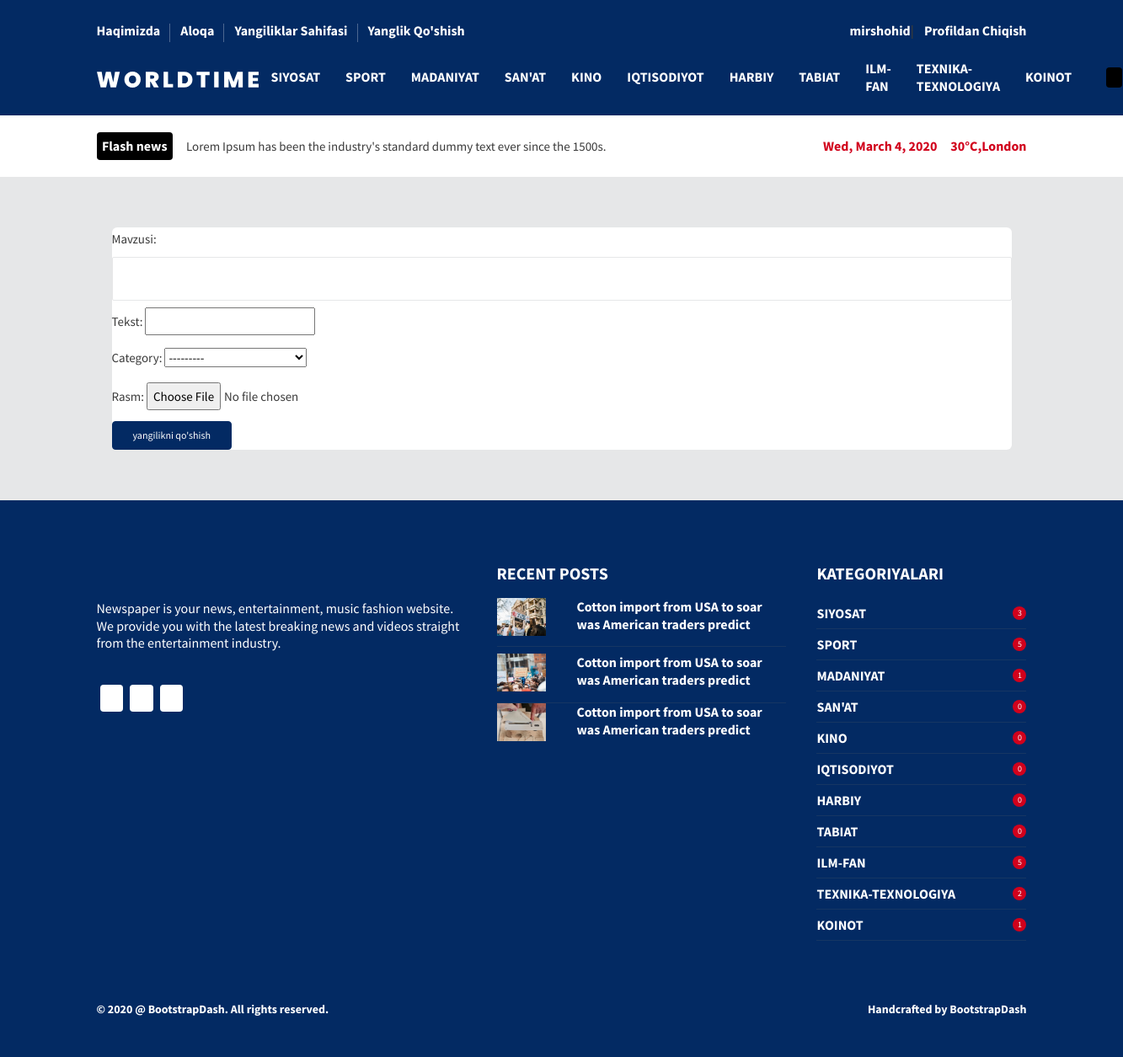
The app's page /bosh-sahifa/news/qoshish/ (signed in) with its own data.
### bosh_sahifa/models.py (models this page shows)
class Category(models.Model):
    nomi = models.CharField(max_length=30)
    parent = models.ForeignKey('Category', on_delete=models.CASCADE, null=True, blank=True)
    class Meta:
        verbose_name = 'kategoriya'
        verbose_name_plural = 'kategoriyalar'
    def get_absolute_url(self):
        return reverse('kategoriya', kwargs={'pk':self.pk})
    def __str__(self):
        return self.nomi

### yangiliklar_ilovasi/views.py (the view)
# urls.py: path('qoshish/', Get_name.as_view(), name='qoshish'),
class Get_name(LoginRequiredMixin, CreateView):
    template_name = 'pages/qoshish.html'
    form_class = NewsForm
    success_url = '/bosh-sahifa/news/'
    raise_exception = True

### bosh_sahifa/forms.py
class NewsForm(ModelForm):
    tekst = forms.CharField(widget=CKEditorUploadingWidget())
    class Meta:
        model = News
        fields = '__all__'
        widgets = {
            'mavzu': TextInput(attrs={'class': 'form-control'}),
            'rasm': FileInput(attrs={'class': 'input-image-control'}),
        }

### yangiliklar_ilovasi/templatetags/new_tags.py (called while the page is built)
@register.simple_tag()
def teglar():
    return  Category.objects.all()

@register.simple_tag()
def tags():
    return Category.objects.annotate(sana=Count('news'))

### yangiliklar_ilovasi/templates/pages/qoshish.html (shortened to what this page needs)
{% extends 'pages/shablon.html' %}
{% load static %}
{% block content %}
<form action="{% url 'qoshish' %}" method="post" enctype="multipart/form-data">
    {{form.as_p}}
    <button type="submit" class="btn btn-primary"> yangilikni qo'shish </button>
</form>
{% endblock %}

### yangiliklar_ilovasi/templates/pages/shablon.html (shortened to what this page needs)
{% load static %}
{% load new_tags %}
{% teglar as categories %}
{% tags as cat %}
<!DOCTYPE html>
<html lang="zxx">
  <head>
    <link
      rel="stylesheet"
      href="{% static 'assets/vendors/mdi/css/materialdesignicons.min.css' %}"
    />
    <link rel="stylesheet" href="{% static 'assets/vendors/aos/dist/aos.css/aos.css' %}" />
    <link rel="stylesheet" href="{% static 'assets/css/style.css' %}">
  </head>
  <body>
    <div class="container-scroller">
      <div class="main-panel">
        <header id="header">
          <div class="container">
            <nav class="navbar navbar-expand-lg navbar-light">
              <div class="navbar-top">
                <div class="d-flex justify-content-between align-items-center">
                  <ul class="navbar-top-left-menu">
                    <li class="nav-item">
                      <a href="{% url 'about' %}" class="nav-link">Haqimizda</a>
                    </li>
                    <li class="nav-item">
                      <a href="{% url 'contact' %}" class="nav-link">Aloqa</a>
                    </li>
                    <li class="nav-item">
                      <a class="nav-link" href="{% url 'yangiliklar' %}">Yangiliklar Sahifasi</a>
                    </li>
                     {% if user.is_authenticated %}
                        <li class="nav-item">
                          <a class="nav-link" href="{% url 'qoshish' %}">Yanglik Qo'shish</a>
                        </li>
                     {% endif %}
                  </ul>
                  <ul class="navbar-top-right-menu">
                    <li class="nav-item">
                      <a href="#" class="nav-link"><i class="mdi mdi-magnify"></i></a>
                    </li>
                    {% if user.is_authenticated %}
                    <li class="nav-item">
                      <a href="#" class="nav-link">{{user.username}}</a> | <a href="{% url 'logout' %}" class="nav-link">Profildan Chiqish</a>
                    </li>
                    {% endif %}
                  </ul>
                </div>
              </div>
              <div class="navbar-bottom">
                <div class="d-flex justify-content-between align-items-center">
                  <div>
                    <a class="navbar-brand" href="{% url 'home' %}"
                      ><img src="{% static 'assets/images/logo.svg' %}" alt=""
                    /></a>
                  </div>
                  <div>
                    <div
                      class="navbar-collapse justify-content-center collapse"
                      id="navbarSupportedContent"
                    >
                      <ul
                        class="navbar-nav d-lg-flex justify-content-between align-items-center"
                      >
                        {% for item in cat %}
                        <li class="nav-item active">
                          <a href="/bosh-sahifa/news/category/{{ item.pk }}" class="nav-link">{{ item.nomi }}</a>
                        </li>
                        {% endfor %}
                      </ul>
                    </div>
                  </div>
                  <ul class="social-media">
                    <li>
                      <a href="https://www.facebook.com">
                        <i class="mdi mdi-facebook"></i>
                      </a>
                    </li>
                  </ul>
                </div>
              </div>
            </nav>
          </div>
        </header>
        <div class="flash-news-banner">
          <div class="container">
            <div class="d-lg-flex align-items-center justify-content-between">
              <div class="d-flex align-items-center">
                <span class="badge badge-dark mr-3">Flash news</span>
                <p class="mb-0">
                  Lorem Ipsum has been the industry's standard dummy text ever
                  since the 1500s.
                </p>
              </div>
              <div class="d-flex">
                <span class="mr-3 text-danger">Wed, March 4, 2020</span>
                <span class="text-danger">30°C,London</span>
              </div>
            </div>
          </div>
        </div>
        <div class="content-wrapper">
          <div class="container">
            <div class="col-md-12">
              <div class="card" data-aos="fade-up">
                {% block content %}{% endblock %}
              </div>
            </div>
          </div>
        </div>
        <footer>
          <div class="footer-top">
            <div class="container">
              <div class="row">
                <div class="col-sm-5">
                  <h5 class="font-weight-normal mt-4 mb-5">
                    Newspaper is your news, entertainment, music fashion website. We
                    provide you with the latest breaking news and videos straight from
                    the entertainment industry.
                  </h5>
                  <ul class="social-media mb-3">
                    <li>
                      <a href="https://www.facebook.com">
                        <i class="mdi mdi-facebook"></i>
                      </a>
                    </li>
                    <li>
                      <a href="https://www.youtube.com">
                        <i class="mdi mdi-youtube"></i>
                      </a>
                    </li>
                    <li>
                      <a href="https://www.twitter.com">
                        <i class="mdi mdi-twitter"></i>
                      </a>
                    </li>
                  </ul>
                </div>
                <div class="col-sm-4">
                  <h3 class="font-weight-bold mb-3">RECENT POSTS</h3>
                  <div class="row">
                    <div class="col-sm-12">
                      <div class="footer-border-bottom pb-2">
                        <div class="row">
                          <div class="col-3">
                            <img
                              src="{% static 'assets/images/dashboard/home_1.jpg' %}"
                              alt="thumb"
                              class="img-fluid"
                            />
                          </div>
                          <div class="col-9">
                            <h5 class="font-weight-600">
                              Cotton import from USA to soar was American traders
                              predict
                            </h5>
                          </div>
                        </div>
                      </div>
                    </div>
                  </div>
                  <div class="row">
                    <div class="col-sm-12">
                      <div class="footer-border-bottom pb-2 pt-2">
                        <div class="row">
                          <div class="col-3">
                            <img
                              src="{% static 'assets/images/dashboard/home_2.jpg' %}"
                              alt="thumb"
                              class="img-fluid"
                            />
                          </div>
                          <div class="col-9">
                            <h5 class="font-weight-600">
                              Cotton import from USA to soar was American traders
                              predict
                            </h5>
                          </div>
                        </div>
                      </div>
                    </div>
                  </div>
                  <div class="row">
                    <div class="col-sm-12">
                      <div>
                        <div class="row">
                          <div class="col-3">
                            <img
                              src="{% static 'assets/images/dashboard/home_3.jpg' %}"
                              alt="thumb"
                              class="img-fluid"
                            />
                          </div>
                          <div class="col-9">
                            <h5 class="font-weight-600 mb-3">
                              Cotton import from USA to soar was American traders
                              predict
                            </h5>
                          </div>
                        </div>
                      </div>
                    </div>
                  </div>
                </div>
                {% block sidebar %}
                {% include 'pages/sidebar.html' %}
                {% endblock %}
              </div>
            </div>
          </div>
          <div class="footer-bottom">
            <div class="container">
              <div class="row">
                <div class="col-sm-12">
                  <div class="d-sm-flex justify-content-between align-items-center">
                    <div class="fs-14 font-weight-600">
                      © 2020 @ <a href="https://www.bootstrapdash.com/" target="_blank" class="text-white"> BootstrapDash</a>. All rights reserved.
                    </div>
                    <div class="fs-14 font-weight-600">
                      Handcrafted by <a href="https://www.bootstrapdash.com/" target="_blank" class="text-white">BootstrapDash</a>
                    </div>
                  </div>
                </div>
              </div>
            </div>
          </div>
        </footer>
      </div>
    </div>
  </body>
</html>

### yangiliklar_ilovasi/templates/pages/sidebar.html
<div class="col-sm-3">
    <h3 class="font-weight-bold mb-3">KATEGORIYALARI</h3>
    {% for item in cat %}
    <div class="footer-border-bottom pb-2 pt-2">
        <div class="d-flex justify-content-between align-items-center">
            <a href="{{ item.get_absolute_url }}" class="text-white mb-0 font-weight-600">{{ item.nomi }}</a>
            <div class="count">{{item.sana}}</div>
        </div>
    </div>
    {% endfor %}
</div>

### records on screen
Category: nomi "SIYOSAT", sana "3"
Category: nomi "SPORT", sana "5"
Category: nomi "MADANIYAT", sana "1"
Category: nomi "SAN'AT", sana "0"
Category: nomi "KINO", sana "0"
Category: nomi "IQTISODIYOT", sana "0"
Category: nomi "HARBIY", sana "0"
Category: nomi "TABIAT", sana "0"
Category: nomi "ILM-FAN", sana "5"
Category: nomi "TEXNIKA-TEXNOLOGIYA", sana "2"
Category: nomi "KOINOT", sana "1"

### other values on screen
{{ user.username }} "mirshohid"
